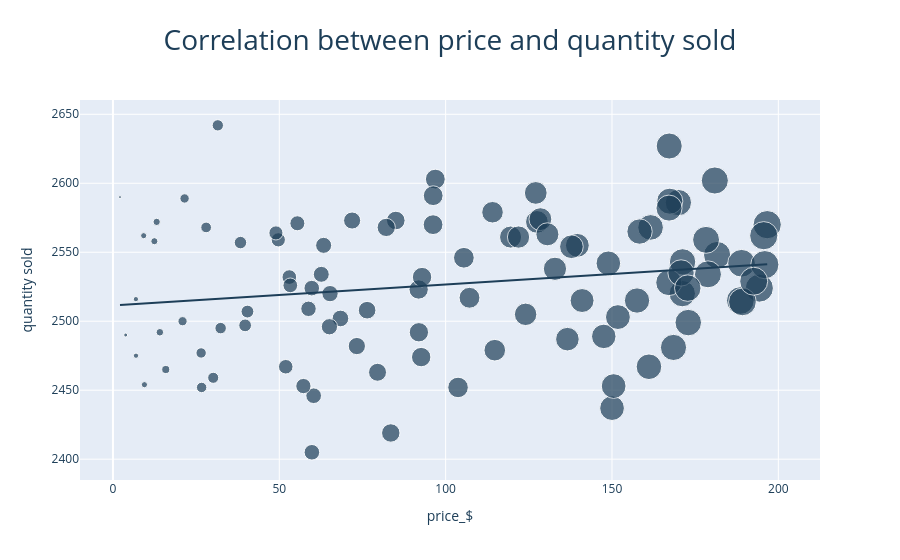

Notebook cell for this chart:
### Code cell
# Visualize correlation between price and quantity sold (scatterplot - plotly)

graphic_e = px.scatter(df_e, x = "price_$" , y = "quantity sold" ,hover_data = ["product_name","price_range"], size = "price_$" ,trendline="ols", 
                       title= "Correlation between price and quantity sold" , color_discrete_sequence=["#1d3e58"])


graphic_e.update_layout(title={'x': 0.5,
                            'font': {'color': '#1d3e58','size': 28}},
                            font=dict(color="#1d3e58"))


graphic_e.show()
